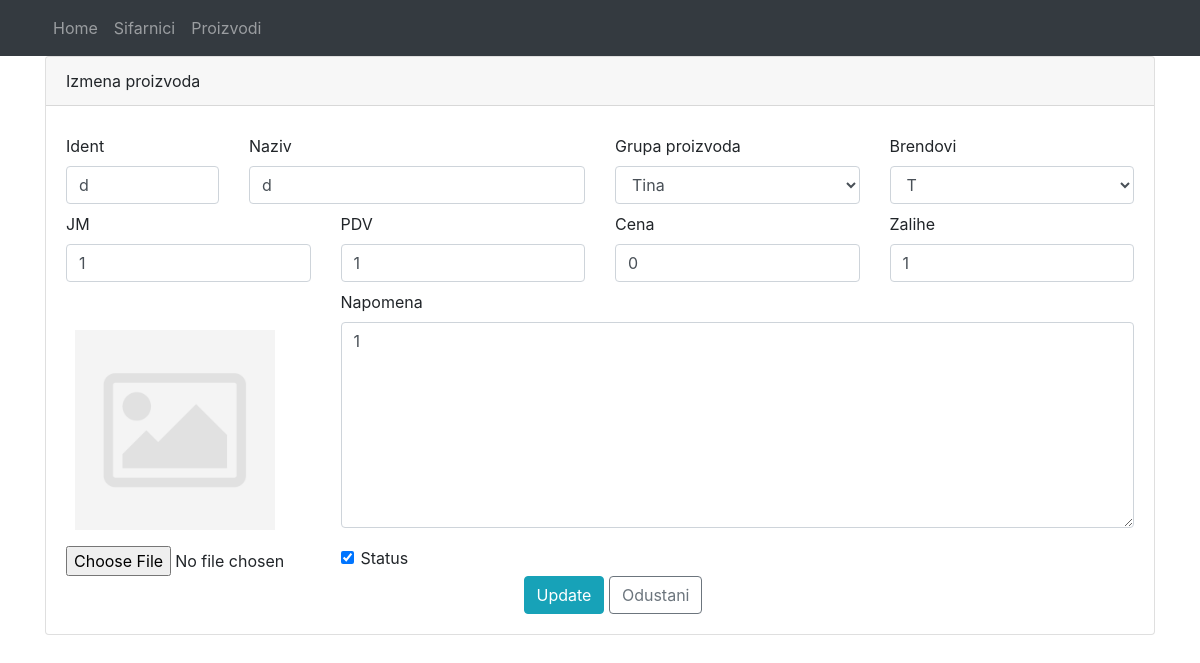
/proizvodi/npr.php?editid=60, run on an earlier commit of the app's database.
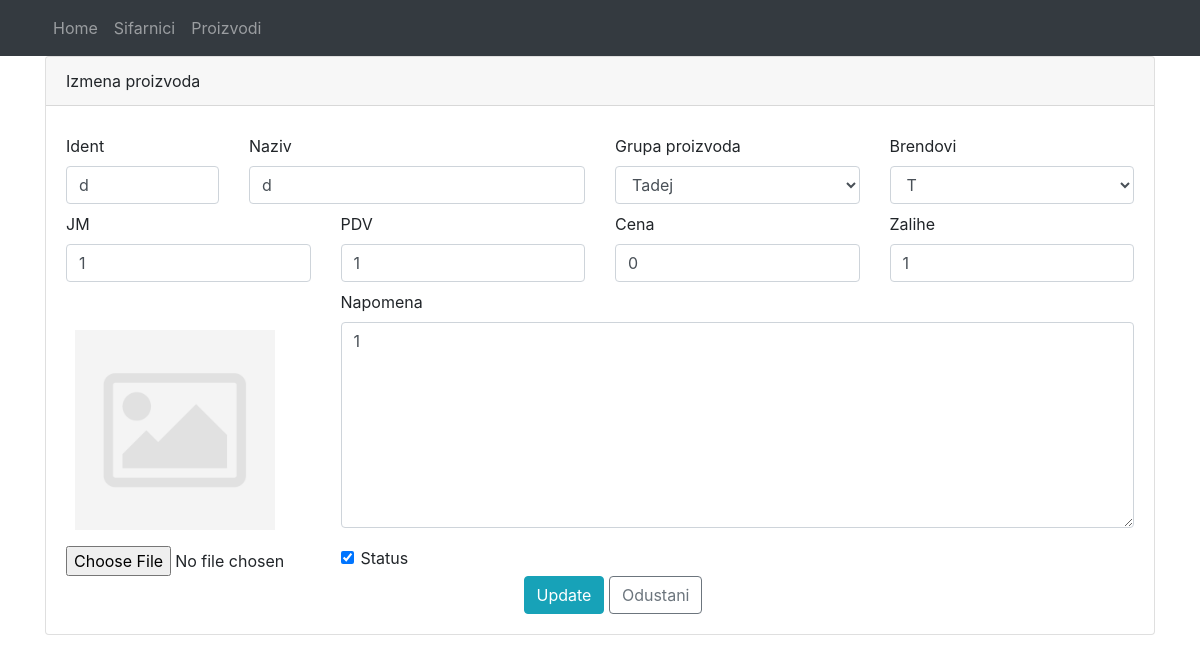
And on a later commit of the database.
### tables this page shows
CREATE TABLE `proizvodi` (
  `id` int(11) NOT NULL,
  `name` varchar(250) DEFAULT NULL,
  `ident` varchar(250) DEFAULT NULL,
  `idgroup` int(11) DEFAULT NULL,
  `idbrend` int(11) DEFAULT NULL,
  `price` float DEFAULT NULL,
  `um` varchar(250) DEFAULT NULL,
  `vat` float DEFAULT NULL,
  `note` text DEFAULT NULL,
  `status` int(11) DEFAULT NULL,
  `image` text DEFAULT NULL,
  `stock` float DEFAULT NULL
);

CREATE TABLE `grupeproizvoda` (
  `id` int(11) NOT NULL,
  `naziv` varchar(250) NOT NULL,
  `status` int(11) NOT NULL
);

CREATE TABLE `brendovi` (
  `id` int(11) NOT NULL,
  `naziv` varchar(250) NOT NULL,
  `status` int(11) NOT NULL
);

### db/actionpr.php (called while the page is built, shortened)
<?php
$mysqli = new mysqli('localhost', 'root', '', 'crud') or die(mysqli_error($mysqli));
$grupeproizvoda = $mysqli->query("SELECT * FROM grupeproizvoda");
$brendovi = $mysqli->query("SELECT * FROM brendovi");
if(isset($_GET['editid'])) {
	$id = $_GET['editid'];
	$result = $mysqli->query("SELECT * FROM proizvodi WHERE id=$id") or die($mysqli->error());
	if($result->num_rows) {
		$row = $result->fetch_array();
		$name = $row['name'];
		$status = $row['status'];
		$ident = $row['ident'];
		$idgroup = $row['idgroup'];
		$idbrend = $row['idbrend'];
		$price = $row['price'];
		$um = $row['um'];
		$vat = $row['vat'];
		$note = $row['note'];
		$stock = $row['stock'];
	}
}
?>

### proizvodi/npr.php (the view, shortened to what the changed rows need)
<!DOCTYPE html>
<html>
<head>
  <link rel="stylesheet" type="text/css" href="../css/proizvodi.css">
  <link rel="stylesheet" type="text/css" href="../css/style.css">
  <link rel="stylesheet" type="text/css" href="../css/all.min.css">
  <link rel="stylesheet" type="text/css" href="../css/bootstrap.min.css">
</head>
<body>
<?php include '../db/actionpr.php'; ?>
<form class="container" action="../db/actionpr.php" method="POST" enctype="multipart/form-data">
  <div class="card">
    <div class="card-body">
    <div class="row pt-2">
        <div class="col-sm-2">
          <label>Ident</label>
          <input class="form-control" type="text" id="" name="ident" placeholder="Ident"  value="<?php if($id){ echo $ident; } ?>">
        </div>
        <div class="col-sm-4">
          <label>Naziv</label><br>
          <input type="text" class="form-control" id="name" name="name" placeholder="Naziv" value="<?php if($id){ echo $name; } ?>">
        </div>
        <div class="col-sm-3">
          <label>Grupa proizvoda</label><br>
          <select class="form-control" name="idgroup">
            <?php
            while ($row = $grupeproizvoda->fetch_assoc()):
            ?>
              <option value="<?php echo $row['id']; ?>"<?php if ($row['id'] == $idgroup) echo 'selected="selected"'; ?>><?php echo $row['naziv'] ?></option>
            <?php endwhile; ?>
          </select>
        </div>
        <div class="col-sm-3">
          <label>Brendovi</label><br>
          <select class="form-control" name="idbrend">
            <?php
            while ($row = $brendovi->fetch_assoc()):
            ?>
              <option value="<?php echo $row['id']; ?>"<?php if($row['id'] == $idbrend) echo 'selected="selected"'; ?>><?php echo $row['naziv']; ?></option>
            <?php endwhile; ?>
          </select>
        </div>
    </div>
    <div class="row pt-2">
        <div class="col-sm-3">
          <label>JM</label><br>
          <input class="form-control" type="text" id="um" name="um" placeholder="JM" value="<?php if($id){ echo $um; } ?>">
        </div>
        <div class="col-sm-3">
          <label>PDV</label><br>
          <input class="form-control" type="text" id="vat" name="vat" placeholder="PDV" value="<?php if($id){ echo $vat; } ?>">
        </div>
        <div class="col-sm-3">
          <label>Cena</label><br>
          <input class="form-control" type="text" id="price" name="price" placeholder="Cena" value="<?php if($id){ echo $price; } ?>">
        </div>
        <div class="col-sm-3">
          <label>Zalihe</label><br>
          <input class="form-control" type="text" id="" name="stock" placeholder="Zalihe" value="<?php if($id){ echo $stock; } ?>">
        </div>
    </div>
    <div class="row">
        <div class="col-sm-9 pt-2">
          <label>Napomena</label><br>
          <textarea class="form-control" type="text" id="" name="note" placeholder="Napomena" rows="8"><?php if($id){ echo $note; } ?></textarea>
        </div>
    </div>
    <div class="row">
        <div class="col-sm-3">
          <div class="form-check pt-3">
                <input class="form-check-input" type="checkbox" id="status" name="status" value="1" <?php if($id && $status==1){ echo 'checked';  }   ?>>
                <label class="form-check-label" for="status">Status</label>
          </div>
        </div>
    </div>
    </div>
  </div>
</form>
<?php include '../templates/footer.php'; ?>

What changed in the data, as far as the page shows it:
changed through a linked row, proizvodi: idgroup "Tina" → "Tadej"
